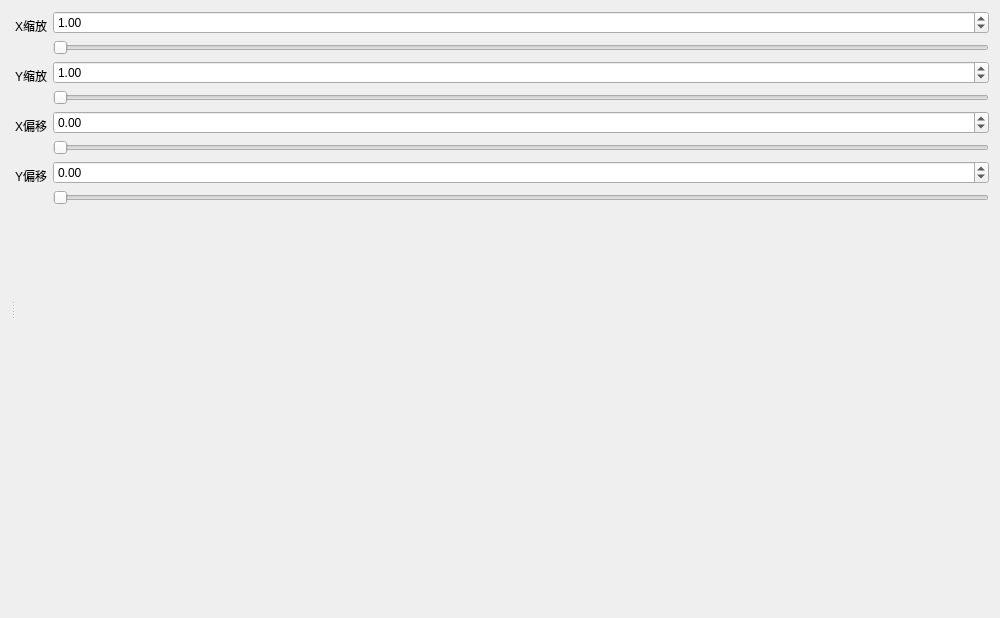
<?xml version="1.0" encoding="UTF-8"?>
<ui version="4.0">
 <class>Plotter</class>
 <widget class="QWidget" name="Plotter">
  <property name="geometry">
   <rect>
    <x>0</x>
    <y>0</y>
    <width>1000</width>
    <height>618</height>
   </rect>
  </property>
  <property name="windowTitle">
   <string>图像</string>
  </property>
  <layout class="QGridLayout" name="gridLayout">
   <item row="0" column="0">
    <widget class="QSplitter" name="splitter">
     <property name="orientation">
      <enum>Qt::Orientation::Horizontal</enum>
     </property>
     <widget class="QWidget" name="verticalLayoutWidget">
      <layout class="QVBoxLayout" name="canvas_layout"/>
     </widget>
     <widget class="QWidget" name="formLayoutWidget">
      <layout class="QFormLayout" name="formLayout">
       <item row="0" column="0">
        <widget class="QLabel" name="label">
         <property name="text">
          <string>&lt;html&gt;&lt;head/&gt;&lt;body&gt;&lt;p&gt;X缩放&lt;/p&gt;&lt;/body&gt;&lt;/html&gt;</string>
         </property>
        </widget>
       </item>
       <item row="0" column="1">
        <layout class="QVBoxLayout" name="verticalLayout_2">
         <item>
          <widget class="QDoubleSpinBox" name="x_scale">
           <property name="minimum">
            <double>0.100000000000000</double>
           </property>
           <property name="maximum">
            <double>1024.000000000000000</double>
           </property>
           <property name="singleStep">
            <double>0.100000000000000</double>
           </property>
           <property name="value">
            <double>1.000000000000000</double>
           </property>
          </widget>
         </item>
         <item>
          <widget class="QSlider" name="x_scale_slider">
           <property name="minimum">
            <number>1</number>
           </property>
           <property name="maximum">
            <number>2147483647</number>
           </property>
           <property name="orientation">
            <enum>Qt::Orientation::Horizontal</enum>
           </property>
          </widget>
         </item>
        </layout>
       </item>
       <item row="1" column="0">
        <widget class="QLabel" name="label_2">
         <property name="text">
          <string>&lt;html&gt;&lt;head/&gt;&lt;body&gt;&lt;p&gt;Y缩放&lt;/p&gt;&lt;/body&gt;&lt;/html&gt;</string>
         </property>
        </widget>
       </item>
       <item row="1" column="1">
        <layout class="QVBoxLayout" name="verticalLayout_4">
         <item>
          <widget class="QDoubleSpinBox" name="y_scale">
           <property name="minimum">
            <double>0.100000000000000</double>
           </property>
           <property name="maximum">
            <double>1024.000000000000000</double>
           </property>
           <property name="singleStep">
            <double>0.100000000000000</double>
           </property>
           <property name="value">
            <double>1.000000000000000</double>
           </property>
          </widget>
         </item>
         <item>
          <widget class="QSlider" name="y_scale_slider">
           <property name="minimum">
            <number>1</number>
           </property>
           <property name="maximum">
            <number>2147483647</number>
           </property>
           <property name="orientation">
            <enum>Qt::Orientation::Horizontal</enum>
           </property>
          </widget>
         </item>
        </layout>
       </item>
       <item row="2" column="0">
        <widget class="QLabel" name="label_3">
         <property name="text">
          <string>&lt;html&gt;&lt;head/&gt;&lt;body&gt;&lt;p&gt;X偏移&lt;/p&gt;&lt;/body&gt;&lt;/html&gt;</string>
         </property>
        </widget>
       </item>
       <item row="2" column="1">
        <layout class="QVBoxLayout" name="verticalLayout_5">
         <item>
          <widget class="QDoubleSpinBox" name="x_offset">
           <property name="minimum">
            <double>-1024.000000000000000</double>
           </property>
           <property name="maximum">
            <double>1024.000000000000000</double>
           </property>
           <property name="singleStep">
            <double>0.100000000000000</double>
           </property>
          </widget>
         </item>
         <item>
          <widget class="QSlider" name="x_offset_slider">
           <property name="minimum">
            <number>1</number>
           </property>
           <property name="maximum">
            <number>2147483647</number>
           </property>
           <property name="orientation">
            <enum>Qt::Orientation::Horizontal</enum>
           </property>
          </widget>
         </item>
        </layout>
       </item>
       <item row="3" column="0">
        <widget class="QLabel" name="label_4">
         <property name="text">
          <string>&lt;html&gt;&lt;head/&gt;&lt;body&gt;&lt;p&gt;Y偏移&lt;/p&gt;&lt;/body&gt;&lt;/html&gt;</string>
         </property>
        </widget>
       </item>
       <item row="3" column="1">
        <layout class="QVBoxLayout" name="verticalLayout_6">
         <item>
          <widget class="QDoubleSpinBox" name="y_offset">
           <property name="minimum">
            <double>-1024.000000000000000</double>
           </property>
           <property name="maximum">
            <double>1024.000000000000000</double>
           </property>
           <property name="singleStep">
            <double>0.100000000000000</double>
           </property>
          </widget>
         </item>
         <item>
          <widget class="QSlider" name="y_offset_slider">
           <property name="minimum">
            <number>1</number>
           </property>
           <property name="maximum">
            <number>2147483647</number>
           </property>
           <property name="orientation">
            <enum>Qt::Orientation::Horizontal</enum>
           </property>
          </widget>
         </item>
        </layout>
       </item>
      </layout>
     </widget>
    </widget>
   </item>
  </layout>
 </widget>
 <resources/>
 <connections/>
</ui>
